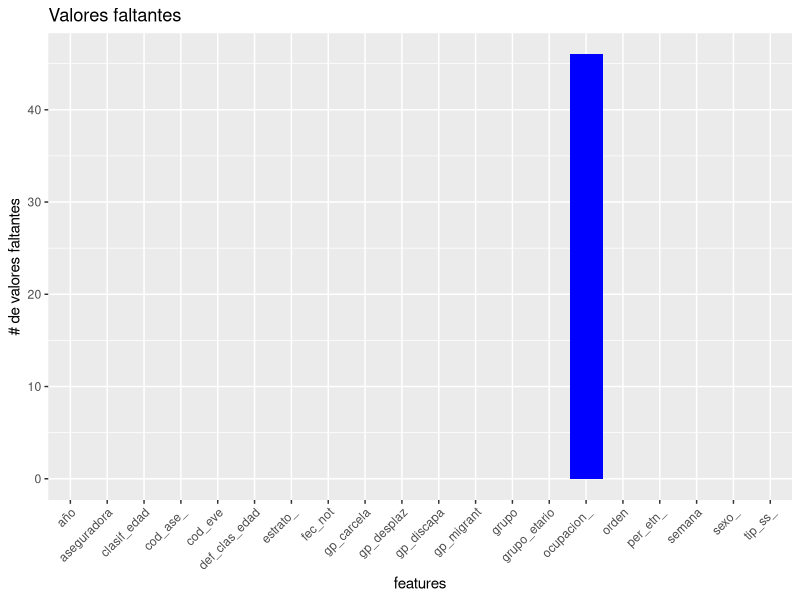
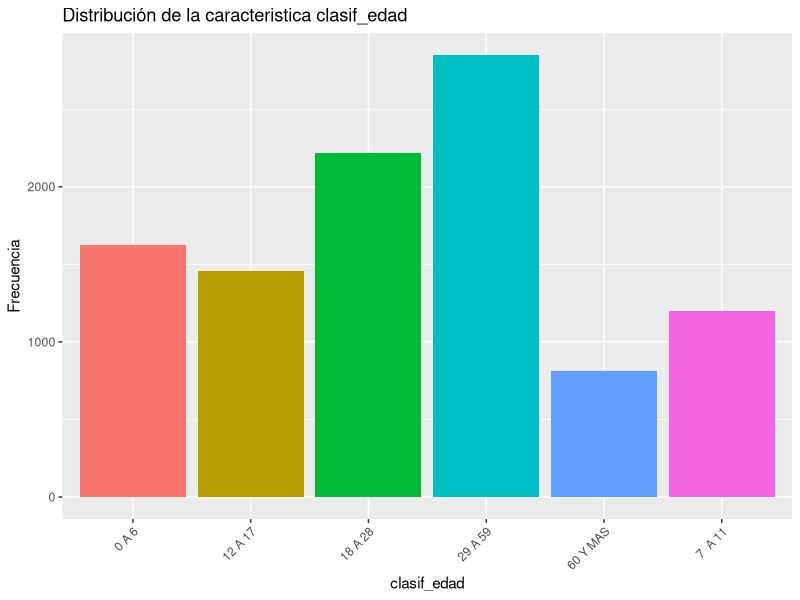
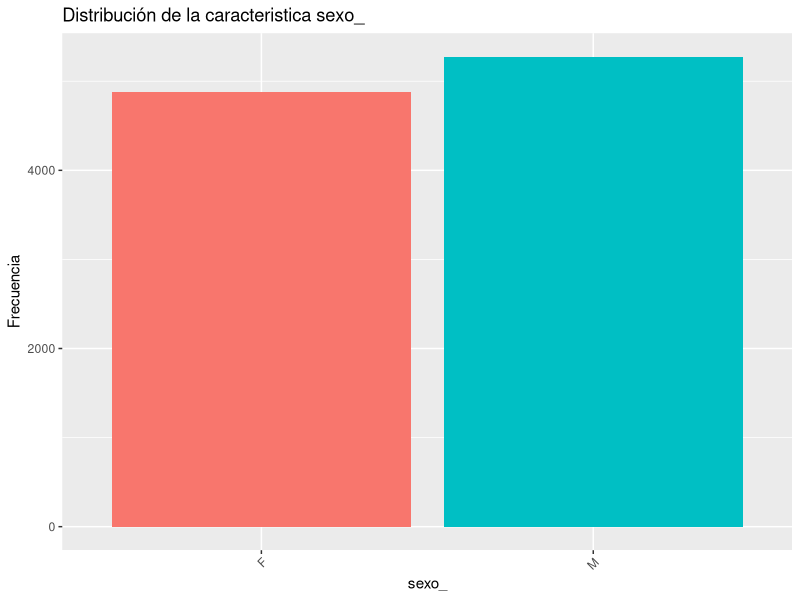
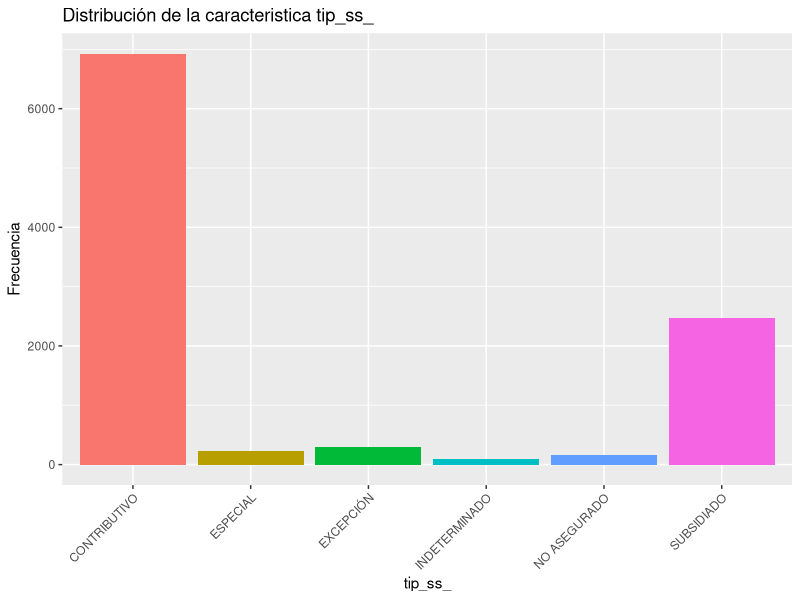
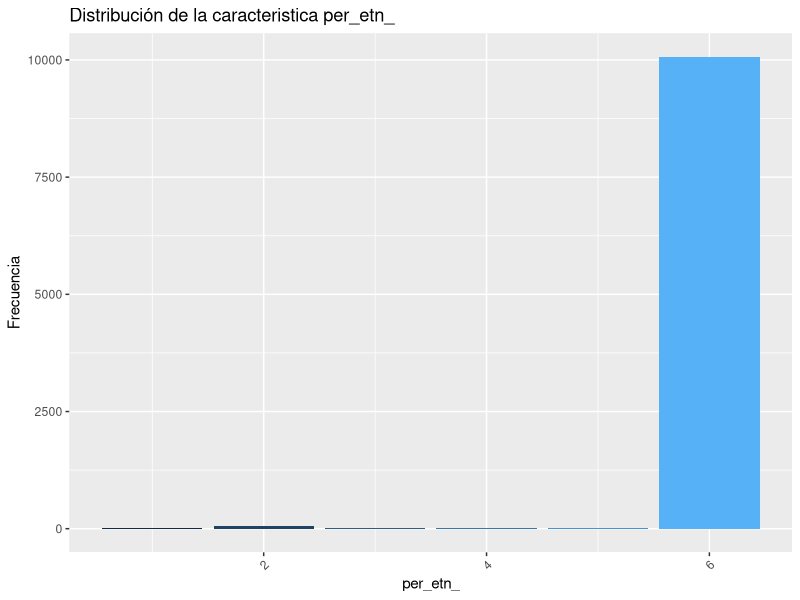
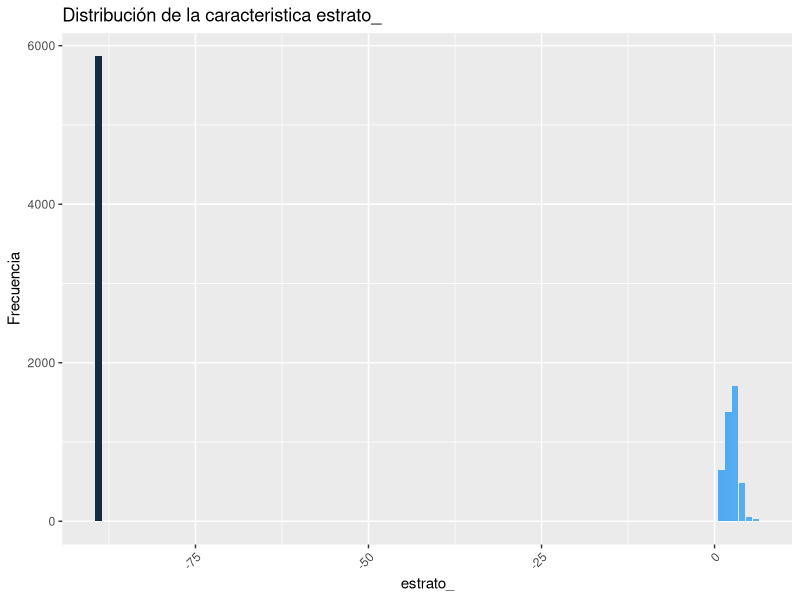
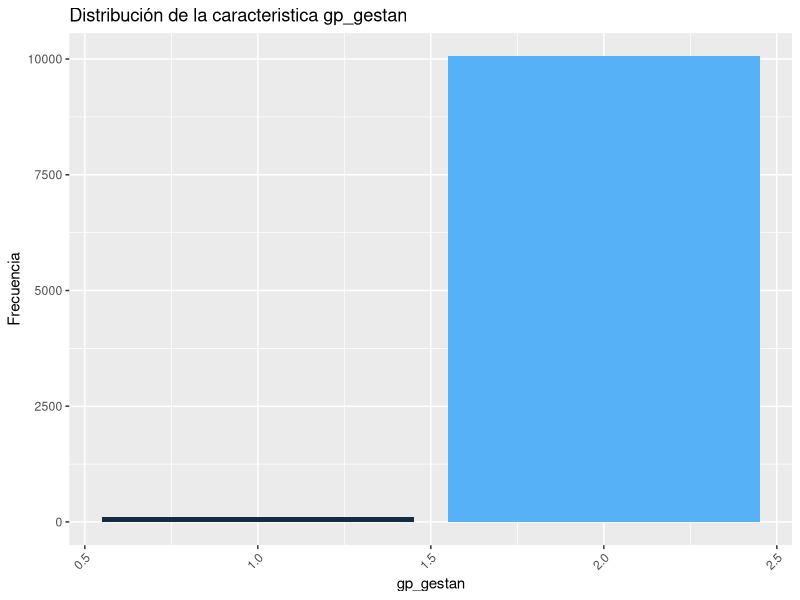
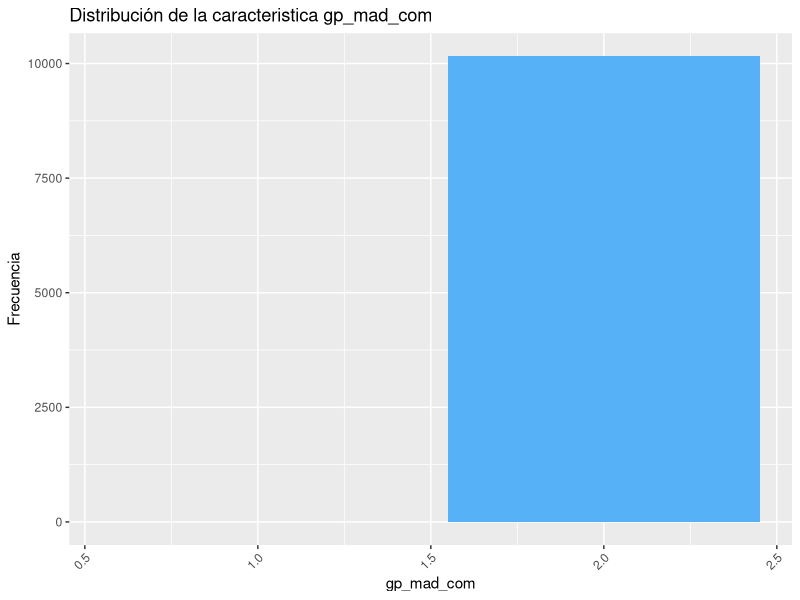

Recreate these plots in R, in order.
## ---- chunk 1
knitr::opts_chunk$set(echo = TRUE)
## ---- chunk 2
library(ggplot2)
library(dplyr)
library(tidyverse)
## ---- chunk 3
data<-read_csv('data/data_dengue.csv',show_col_types=FALSE)
head(data)
## ---- chunk 4
dim(data)
## ---- chunk 5
missing_data=sort(colSums(is.na(data)),decreasing=TRUE)
ggplot()+geom_bar(aes(x=names(head(missing_data,20)),y=head(missing_data,20)),stat="identity",fill='blue')+theme(axis.text.x=element_text(angle=45,hjust=1))+labs(title='Valores faltantes',x='features',y='# de valores faltantes')
## ---- chunk 6
data<-data %>% replace_na(list(ocupacion_=1))
print(sort(colSums(is.na(data)),decreasing=TRUE))
## ---- chunk 7
sapply(data,typeof)
## ---- chunk 8
df<-select(data,-c('orden','cod_eve','grupo','cod_pais_r','version','muesttejid','mueshigado','muesbazo','muesriñon','muesmedula','muesmiocar','muescerebr','muespulmon','nom_eve','cod_ase_','fuente_','con_fin_'))
dim(df)
## ---- chunk 9
df<-df %>% mutate(across(c(fec_not,fec_con_,fec_hos_,fec_def_,ini_sin_),~ as.Date(.x,format='%d/%m/%Y')))
print(head(df[c('fec_not','fec_con_','fec_hos_','fec_def_','ini_sin_')]))
## ---- chunk 10
categorical_data=c('clasif_edad','sexo_','tip_ss_','per_etn_','estrato_','gp_gestan','gp_mad_com','gp_otros','tip_cas_','famantdngu','COMUNA shp','gp_migrant','gp_discapa','fiebre','cefalea','diarrea','tip_cas_','conducta','clasfinal')
numerical_data=c('año')
## ---- chunk 11
for (var in categorical_data) {
  df_counts <- df %>%
    group_by(!!sym(var))%>%summarise(count=n(),.groups="drop")
  p<-ggplot(df_counts,aes(x=!!sym(var),y=count,fill=!!sym(var))) +
    geom_bar(stat="identity")+labs(title=paste("Distribución de la caracteristica",var),x=var,y="Frecuencia")+theme(axis.text.x = element_text(angle = 45, hjust = 1),legend.position = "none")        
  print(p)
}
## ---- chunk 12
ggplot(data=df,aes(x=factor(año)))+geom_bar(fill="red")+labs(title='Distribución de los casos de dengue por año',x='año',y='frecuencia')
## ---- chunk 13
plot(pressure)
